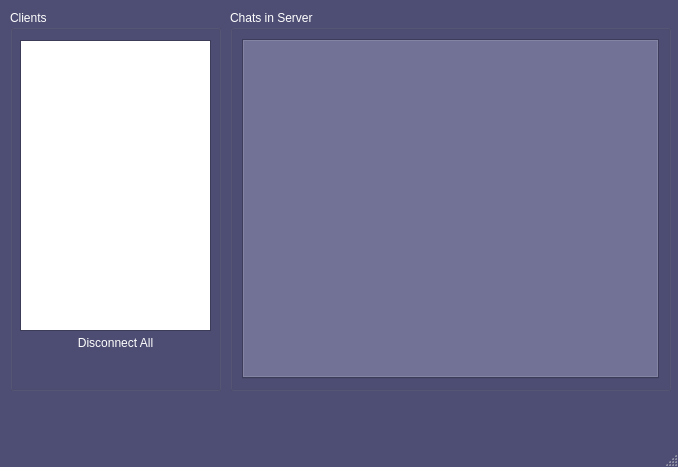
<?xml version="1.0" encoding="UTF-8"?>
<ui version="4.0">
 <class>cframe</class>
 <widget class="QMainWindow" name="cframe">
  <property name="geometry">
   <rect>
    <x>0</x>
    <y>0</y>
    <width>678</width>
    <height>467</height>
   </rect>
  </property>
  <property name="palette">
   <palette>
    <active>
     <colorrole role="WindowText">
      <brush brushstyle="SolidPattern">
       <color alpha="255">
        <red>255</red>
        <green>255</green>
        <blue>255</blue>
       </color>
      </brush>
     </colorrole>
     <colorrole role="Button">
      <brush brushstyle="SolidPattern">
       <color alpha="255">
        <red>78</red>
        <green>78</green>
        <blue>116</blue>
       </color>
      </brush>
     </colorrole>
     <colorrole role="Light">
      <brush brushstyle="SolidPattern">
       <color alpha="255">
        <red>117</red>
        <green>117</green>
        <blue>174</blue>
       </color>
      </brush>
     </colorrole>
     <colorrole role="Midlight">
      <brush brushstyle="SolidPattern">
       <color alpha="255">
        <red>97</red>
        <green>97</green>
        <blue>145</blue>
       </color>
      </brush>
     </colorrole>
     <colorrole role="Dark">
      <brush brushstyle="SolidPattern">
       <color alpha="255">
        <red>39</red>
        <green>39</green>
        <blue>58</blue>
       </color>
      </brush>
     </colorrole>
     <colorrole role="Mid">
      <brush brushstyle="SolidPattern">
       <color alpha="255">
        <red>52</red>
        <green>52</green>
        <blue>77</blue>
       </color>
      </brush>
     </colorrole>
     <colorrole role="Text">
      <brush brushstyle="SolidPattern">
       <color alpha="255">
        <red>0</red>
        <green>0</green>
        <blue>0</blue>
       </color>
      </brush>
     </colorrole>
     <colorrole role="BrightText">
      <brush brushstyle="SolidPattern">
       <color alpha="255">
        <red>255</red>
        <green>255</green>
        <blue>255</blue>
       </color>
      </brush>
     </colorrole>
     <colorrole role="ButtonText">
      <brush brushstyle="SolidPattern">
       <color alpha="255">
        <red>255</red>
        <green>255</green>
        <blue>255</blue>
       </color>
      </brush>
     </colorrole>
     <colorrole role="Base">
      <brush brushstyle="SolidPattern">
       <color alpha="255">
        <red>0</red>
        <green>0</green>
        <blue>0</blue>
       </color>
      </brush>
     </colorrole>
     <colorrole role="Window">
      <brush brushstyle="SolidPattern">
       <color alpha="255">
        <red>78</red>
        <green>78</green>
        <blue>116</blue>
       </color>
      </brush>
     </colorrole>
     <colorrole role="Shadow">
      <brush brushstyle="SolidPattern">
       <color alpha="255">
        <red>0</red>
        <green>0</green>
        <blue>0</blue>
       </color>
      </brush>
     </colorrole>
     <colorrole role="AlternateBase">
      <brush brushstyle="SolidPattern">
       <color alpha="255">
        <red>39</red>
        <green>39</green>
        <blue>58</blue>
       </color>
      </brush>
     </colorrole>
     <colorrole role="ToolTipBase">
      <brush brushstyle="SolidPattern">
       <color alpha="255">
        <red>255</red>
        <green>255</green>
        <blue>220</blue>
       </color>
      </brush>
     </colorrole>
     <colorrole role="ToolTipText">
      <brush brushstyle="SolidPattern">
       <color alpha="255">
        <red>0</red>
        <green>0</green>
        <blue>0</blue>
       </color>
      </brush>
     </colorrole>
     <colorrole role="PlaceholderText">
      <brush brushstyle="SolidPattern">
       <color alpha="128">
        <red>255</red>
        <green>255</green>
        <blue>255</blue>
       </color>
      </brush>
     </colorrole>
    </active>
    <inactive>
     <colorrole role="WindowText">
      <brush brushstyle="SolidPattern">
       <color alpha="255">
        <red>255</red>
        <green>255</green>
        <blue>255</blue>
       </color>
      </brush>
     </colorrole>
     <colorrole role="Button">
      <brush brushstyle="SolidPattern">
       <color alpha="255">
        <red>78</red>
        <green>78</green>
        <blue>116</blue>
       </color>
      </brush>
     </colorrole>
     <colorrole role="Light">
      <brush brushstyle="SolidPattern">
       <color alpha="255">
        <red>117</red>
        <green>117</green>
        <blue>174</blue>
       </color>
      </brush>
     </colorrole>
     <colorrole role="Midlight">
      <brush brushstyle="SolidPattern">
       <color alpha="255">
        <red>97</red>
        <green>97</green>
        <blue>145</blue>
       </color>
      </brush>
     </colorrole>
     <colorrole role="Dark">
      <brush brushstyle="SolidPattern">
       <color alpha="255">
        <red>39</red>
        <green>39</green>
        <blue>58</blue>
       </color>
      </brush>
     </colorrole>
     <colorrole role="Mid">
      <brush brushstyle="SolidPattern">
       <color alpha="255">
        <red>52</red>
        <green>52</green>
        <blue>77</blue>
       </color>
      </brush>
     </colorrole>
     <colorrole role="Text">
      <brush brushstyle="SolidPattern">
       <color alpha="255">
        <red>0</red>
        <green>0</green>
        <blue>0</blue>
       </color>
      </brush>
     </colorrole>
     <colorrole role="BrightText">
      <brush brushstyle="SolidPattern">
       <color alpha="255">
        <red>255</red>
        <green>255</green>
        <blue>255</blue>
       </color>
      </brush>
     </colorrole>
     <colorrole role="ButtonText">
      <brush brushstyle="SolidPattern">
       <color alpha="255">
        <red>255</red>
        <green>255</green>
        <blue>255</blue>
       </color>
      </brush>
     </colorrole>
     <colorrole role="Base">
      <brush brushstyle="SolidPattern">
       <color alpha="255">
        <red>0</red>
        <green>0</green>
        <blue>0</blue>
       </color>
      </brush>
     </colorrole>
     <colorrole role="Window">
      <brush brushstyle="SolidPattern">
       <color alpha="255">
        <red>78</red>
        <green>78</green>
        <blue>116</blue>
       </color>
      </brush>
     </colorrole>
     <colorrole role="Shadow">
      <brush brushstyle="SolidPattern">
       <color alpha="255">
        <red>0</red>
        <green>0</green>
        <blue>0</blue>
       </color>
      </brush>
     </colorrole>
     <colorrole role="AlternateBase">
      <brush brushstyle="SolidPattern">
       <color alpha="255">
        <red>39</red>
        <green>39</green>
        <blue>58</blue>
       </color>
      </brush>
     </colorrole>
     <colorrole role="ToolTipBase">
      <brush brushstyle="SolidPattern">
       <color alpha="255">
        <red>255</red>
        <green>255</green>
        <blue>220</blue>
       </color>
      </brush>
     </colorrole>
     <colorrole role="ToolTipText">
      <brush brushstyle="SolidPattern">
       <color alpha="255">
        <red>0</red>
        <green>0</green>
        <blue>0</blue>
       </color>
      </brush>
     </colorrole>
     <colorrole role="PlaceholderText">
      <brush brushstyle="SolidPattern">
       <color alpha="128">
        <red>255</red>
        <green>255</green>
        <blue>255</blue>
       </color>
      </brush>
     </colorrole>
    </inactive>
    <disabled>
     <colorrole role="WindowText">
      <brush brushstyle="SolidPattern">
       <color alpha="255">
        <red>39</red>
        <green>39</green>
        <blue>58</blue>
       </color>
      </brush>
     </colorrole>
     <colorrole role="Button">
      <brush brushstyle="SolidPattern">
       <color alpha="255">
        <red>78</red>
        <green>78</green>
        <blue>116</blue>
       </color>
      </brush>
     </colorrole>
     <colorrole role="Light">
      <brush brushstyle="SolidPattern">
       <color alpha="255">
        <red>117</red>
        <green>117</green>
        <blue>174</blue>
       </color>
      </brush>
     </colorrole>
     <colorrole role="Midlight">
      <brush brushstyle="SolidPattern">
       <color alpha="255">
        <red>97</red>
        <green>97</green>
        <blue>145</blue>
       </color>
      </brush>
     </colorrole>
     <colorrole role="Dark">
      <brush brushstyle="SolidPattern">
       <color alpha="255">
        <red>39</red>
        <green>39</green>
        <blue>58</blue>
       </color>
      </brush>
     </colorrole>
     <colorrole role="Mid">
      <brush brushstyle="SolidPattern">
       <color alpha="255">
        <red>52</red>
        <green>52</green>
        <blue>77</blue>
       </color>
      </brush>
     </colorrole>
     <colorrole role="Text">
      <brush brushstyle="SolidPattern">
       <color alpha="255">
        <red>39</red>
        <green>39</green>
        <blue>58</blue>
       </color>
      </brush>
     </colorrole>
     <colorrole role="BrightText">
      <brush brushstyle="SolidPattern">
       <color alpha="255">
        <red>255</red>
        <green>255</green>
        <blue>255</blue>
       </color>
      </brush>
     </colorrole>
     <colorrole role="ButtonText">
      <brush brushstyle="SolidPattern">
       <color alpha="255">
        <red>39</red>
        <green>39</green>
        <blue>58</blue>
       </color>
      </brush>
     </colorrole>
     <colorrole role="Base">
      <brush brushstyle="SolidPattern">
       <color alpha="255">
        <red>78</red>
        <green>78</green>
        <blue>116</blue>
       </color>
      </brush>
     </colorrole>
     <colorrole role="Window">
      <brush brushstyle="SolidPattern">
       <color alpha="255">
        <red>78</red>
        <green>78</green>
        <blue>116</blue>
       </color>
      </brush>
     </colorrole>
     <colorrole role="Shadow">
      <brush brushstyle="SolidPattern">
       <color alpha="255">
        <red>0</red>
        <green>0</green>
        <blue>0</blue>
       </color>
      </brush>
     </colorrole>
     <colorrole role="AlternateBase">
      <brush brushstyle="SolidPattern">
       <color alpha="255">
        <red>78</red>
        <green>78</green>
        <blue>116</blue>
       </color>
      </brush>
     </colorrole>
     <colorrole role="ToolTipBase">
      <brush brushstyle="SolidPattern">
       <color alpha="255">
        <red>255</red>
        <green>255</green>
        <blue>220</blue>
       </color>
      </brush>
     </colorrole>
     <colorrole role="ToolTipText">
      <brush brushstyle="SolidPattern">
       <color alpha="255">
        <red>0</red>
        <green>0</green>
        <blue>0</blue>
       </color>
      </brush>
     </colorrole>
     <colorrole role="PlaceholderText">
      <brush brushstyle="SolidPattern">
       <color alpha="128">
        <red>255</red>
        <green>255</green>
        <blue>255</blue>
       </color>
      </brush>
     </colorrole>
    </disabled>
   </palette>
  </property>
  <property name="windowTitle">
   <string>cframe</string>
  </property>
  <widget class="QWidget" name="centralwidget">
   <widget class="QGroupBox" name="grpClients">
    <property name="geometry">
     <rect>
      <x>10</x>
      <y>10</y>
      <width>211</width>
      <height>381</height>
     </rect>
    </property>
    <property name="title">
     <string>Clients</string>
    </property>
    <widget class="QListWidget" name="lstClients">
     <property name="geometry">
      <rect>
       <x>10</x>
       <y>30</y>
       <width>191</width>
       <height>291</height>
      </rect>
     </property>
     <property name="palette">
      <palette>
       <active>
        <colorrole role="Base">
         <brush brushstyle="SolidPattern">
          <color alpha="255">
           <red>255</red>
           <green>255</green>
           <blue>255</blue>
          </color>
         </brush>
        </colorrole>
       </active>
       <inactive>
        <colorrole role="Base">
         <brush brushstyle="SolidPattern">
          <color alpha="255">
           <red>255</red>
           <green>255</green>
           <blue>255</blue>
          </color>
         </brush>
        </colorrole>
       </inactive>
       <disabled>
        <colorrole role="Base">
         <brush brushstyle="SolidPattern">
          <color alpha="255">
           <red>78</red>
           <green>78</green>
           <blue>116</blue>
          </color>
         </brush>
        </colorrole>
       </disabled>
      </palette>
     </property>
    </widget>
    <widget class="QPushButton" name="btnDisconnectAll">
     <property name="geometry">
      <rect>
       <x>10</x>
       <y>320</y>
       <width>191</width>
       <height>25</height>
      </rect>
     </property>
     <property name="palette">
      <palette>
       <active>
        <colorrole role="Text">
         <brush brushstyle="SolidPattern">
          <color alpha="255">
           <red>0</red>
           <green>0</green>
           <blue>0</blue>
          </color>
         </brush>
        </colorrole>
        <colorrole role="PlaceholderText">
         <brush brushstyle="NoBrush">
          <color alpha="128">
           <red>0</red>
           <green>0</green>
           <blue>0</blue>
          </color>
         </brush>
        </colorrole>
       </active>
       <inactive>
        <colorrole role="Text">
         <brush brushstyle="SolidPattern">
          <color alpha="255">
           <red>0</red>
           <green>0</green>
           <blue>0</blue>
          </color>
         </brush>
        </colorrole>
        <colorrole role="PlaceholderText">
         <brush brushstyle="NoBrush">
          <color alpha="128">
           <red>0</red>
           <green>0</green>
           <blue>0</blue>
          </color>
         </brush>
        </colorrole>
       </inactive>
       <disabled>
        <colorrole role="Text">
         <brush brushstyle="SolidPattern">
          <color alpha="255">
           <red>39</red>
           <green>39</green>
           <blue>58</blue>
          </color>
         </brush>
        </colorrole>
        <colorrole role="PlaceholderText">
         <brush brushstyle="NoBrush">
          <color alpha="128">
           <red>0</red>
           <green>0</green>
           <blue>0</blue>
          </color>
         </brush>
        </colorrole>
       </disabled>
      </palette>
     </property>
     <property name="text">
      <string>Disconnect All</string>
     </property>
     <property name="flat">
      <bool>true</bool>
     </property>
    </widget>
   </widget>
   <widget class="QGroupBox" name="grpChats">
    <property name="geometry">
     <rect>
      <x>230</x>
      <y>10</y>
      <width>441</width>
      <height>381</height>
     </rect>
    </property>
    <property name="palette">
     <palette>
      <active>
       <colorrole role="Base">
        <brush brushstyle="SolidPattern">
         <color alpha="255">
          <red>209</red>
          <green>209</green>
          <blue>209</blue>
         </color>
        </brush>
       </colorrole>
      </active>
      <inactive>
       <colorrole role="Base">
        <brush brushstyle="SolidPattern">
         <color alpha="255">
          <red>209</red>
          <green>209</green>
          <blue>209</blue>
         </color>
        </brush>
       </colorrole>
      </inactive>
      <disabled>
       <colorrole role="Base">
        <brush brushstyle="SolidPattern">
         <color alpha="255">
          <red>78</red>
          <green>78</green>
          <blue>116</blue>
         </color>
        </brush>
       </colorrole>
      </disabled>
     </palette>
    </property>
    <property name="title">
     <string>Chats in Server</string>
    </property>
    <layout class="QVBoxLayout" name="verticalLayout">
     <item>
      <widget class="QTabWidget" name="tbChats">
       <property name="palette">
        <palette>
         <active>
          <colorrole role="WindowText">
           <brush brushstyle="SolidPattern">
            <color alpha="255">
             <red>0</red>
             <green>0</green>
             <blue>0</blue>
            </color>
           </brush>
          </colorrole>
          <colorrole role="Button">
           <brush brushstyle="SolidPattern">
            <color alpha="255">
             <red>85</red>
             <green>85</green>
             <blue>127</blue>
            </color>
           </brush>
          </colorrole>
          <colorrole role="Light">
           <brush brushstyle="SolidPattern">
            <color alpha="255">
             <red>127</red>
             <green>127</green>
             <blue>190</blue>
            </color>
           </brush>
          </colorrole>
          <colorrole role="Midlight">
           <brush brushstyle="SolidPattern">
            <color alpha="255">
             <red>106</red>
             <green>106</green>
             <blue>158</blue>
            </color>
           </brush>
          </colorrole>
          <colorrole role="Dark">
           <brush brushstyle="SolidPattern">
            <color alpha="255">
             <red>42</red>
             <green>42</green>
             <blue>63</blue>
            </color>
           </brush>
          </colorrole>
          <colorrole role="Mid">
           <brush brushstyle="SolidPattern">
            <color alpha="255">
             <red>57</red>
             <green>57</green>
             <blue>85</blue>
            </color>
           </brush>
          </colorrole>
          <colorrole role="Text">
           <brush brushstyle="SolidPattern">
            <color alpha="255">
             <red>0</red>
             <green>0</green>
             <blue>0</blue>
            </color>
           </brush>
          </colorrole>
          <colorrole role="BrightText">
           <brush brushstyle="SolidPattern">
            <color alpha="255">
             <red>0</red>
             <green>0</green>
             <blue>0</blue>
            </color>
           </brush>
          </colorrole>
          <colorrole role="ButtonText">
           <brush brushstyle="SolidPattern">
            <color alpha="255">
             <red>0</red>
             <green>0</green>
             <blue>0</blue>
            </color>
           </brush>
          </colorrole>
          <colorrole role="Base">
           <brush brushstyle="SolidPattern">
            <color alpha="255">
             <red>193</red>
             <green>193</green>
             <blue>193</blue>
            </color>
           </brush>
          </colorrole>
          <colorrole role="Window">
           <brush brushstyle="SolidPattern">
            <color alpha="255">
             <red>85</red>
             <green>85</green>
             <blue>127</blue>
            </color>
           </brush>
          </colorrole>
          <colorrole role="Shadow">
           <brush brushstyle="SolidPattern">
            <color alpha="255">
             <red>0</red>
             <green>0</green>
             <blue>0</blue>
            </color>
           </brush>
          </colorrole>
          <colorrole role="AlternateBase">
           <brush brushstyle="SolidPattern">
            <color alpha="255">
             <red>42</red>
             <green>42</green>
             <blue>63</blue>
            </color>
           </brush>
          </colorrole>
          <colorrole role="ToolTipBase">
           <brush brushstyle="SolidPattern">
            <color alpha="255">
             <red>255</red>
             <green>255</green>
             <blue>220</blue>
            </color>
           </brush>
          </colorrole>
          <colorrole role="ToolTipText">
           <brush brushstyle="SolidPattern">
            <color alpha="255">
             <red>0</red>
             <green>0</green>
             <blue>0</blue>
            </color>
           </brush>
          </colorrole>
          <colorrole role="PlaceholderText">
           <brush brushstyle="SolidPattern">
            <color alpha="128">
             <red>255</red>
             <green>255</green>
             <blue>255</blue>
            </color>
           </brush>
          </colorrole>
         </active>
         <inactive>
          <colorrole role="WindowText">
           <brush brushstyle="SolidPattern">
            <color alpha="255">
             <red>0</red>
             <green>0</green>
             <blue>0</blue>
            </color>
           </brush>
          </colorrole>
          <colorrole role="Button">
           <brush brushstyle="SolidPattern">
            <color alpha="255">
             <red>85</red>
             <green>85</green>
             <blue>127</blue>
            </color>
           </brush>
          </colorrole>
          <colorrole role="Light">
           <brush brushstyle="SolidPattern">
            <color alpha="255">
             <red>127</red>
             <green>127</green>
             <blue>190</blue>
            </color>
           </brush>
          </colorrole>
          <colorrole role="Midlight">
           <brush brushstyle="SolidPattern">
            <color alpha="255">
             <red>106</red>
             <green>106</green>
             <blue>158</blue>
            </color>
           </brush>
          </colorrole>
          <colorrole role="Dark">
           <brush brushstyle="SolidPattern">
            <color alpha="255">
             <red>42</red>
             <green>42</green>
             <blue>63</blue>
            </color>
           </brush>
          </colorrole>
          <colorrole role="Mid">
           <brush brushstyle="SolidPattern">
            <color alpha="255">
             <red>57</red>
             <green>57</green>
             <blue>85</blue>
            </color>
           </brush>
          </colorrole>
          <colorrole role="Text">
           <brush brushstyle="SolidPattern">
            <color alpha="255">
             <red>0</red>
             <green>0</green>
             <blue>0</blue>
            </color>
           </brush>
          </colorrole>
          <colorrole role="BrightText">
           <brush brushstyle="SolidPattern">
            <color alpha="255">
             <red>0</red>
             <green>0</green>
             <blue>0</blue>
            </color>
           </brush>
          </colorrole>
          <colorrole role="ButtonText">
           <brush brushstyle="SolidPattern">
            <color alpha="255">
             <red>0</red>
             <green>0</green>
             <blue>0</blue>
            </color>
           </brush>
          </colorrole>
          <colorrole role="Base">
           <brush brushstyle="SolidPattern">
            <color alpha="255">
             <red>193</red>
             <green>193</green>
             <blue>193</blue>
            </color>
           </brush>
          </colorrole>
          <colorrole role="Window">
           <brush brushstyle="SolidPattern">
            <color alpha="255">
             <red>85</red>
             <green>85</green>
             <blue>127</blue>
            </color>
           </brush>
          </colorrole>
          <colorrole role="Shadow">
           <brush brushstyle="SolidPattern">
            <color alpha="255">
             <red>0</red>
             <green>0</green>
             <blue>0</blue>
            </color>
           </brush>
          </colorrole>
          <colorrole role="AlternateBase">
           <brush brushstyle="SolidPattern">
            <color alpha="255">
             <red>42</red>
             <green>42</green>
             <blue>63</blue>
            </color>
           </brush>
          </colorrole>
          <colorrole role="ToolTipBase">
           <brush brushstyle="SolidPattern">
            <color alpha="255">
             <red>255</red>
             <green>255</green>
             <blue>220</blue>
            </color>
           </brush>
          </colorrole>
          <colorrole role="ToolTipText">
           <brush brushstyle="SolidPattern">
            <color alpha="255">
             <red>0</red>
             <green>0</green>
             <blue>0</blue>
            </color>
           </brush>
          </colorrole>
          <colorrole role="PlaceholderText">
           <brush brushstyle="SolidPattern">
            <color alpha="128">
             <red>255</red>
             <green>255</green>
             <blue>255</blue>
            </color>
           </brush>
          </colorrole>
         </inactive>
         <disabled>
          <colorrole role="WindowText">
           <brush brushstyle="SolidPattern">
            <color alpha="255">
             <red>42</red>
             <green>42</green>
             <blue>63</blue>
            </color>
           </brush>
          </colorrole>
          <colorrole role="Button">
           <brush brushstyle="SolidPattern">
            <color alpha="255">
             <red>85</red>
             <green>85</green>
             <blue>127</blue>
            </color>
           </brush>
          </colorrole>
          <colorrole role="Light">
           <brush brushstyle="SolidPattern">
            <color alpha="255">
             <red>127</red>
             <green>127</green>
             <blue>190</blue>
            </color>
           </brush>
          </colorrole>
          <colorrole role="Midlight">
           <brush brushstyle="SolidPattern">
            <color alpha="255">
             <red>106</red>
             <green>106</green>
             <blue>158</blue>
            </color>
           </brush>
          </colorrole>
          <colorrole role="Dark">
           <brush brushstyle="SolidPattern">
            <color alpha="255">
             <red>42</red>
             <green>42</green>
             <blue>63</blue>
            </color>
           </brush>
          </colorrole>
          <colorrole role="Mid">
           <brush brushstyle="SolidPattern">
            <color alpha="255">
             <red>57</red>
             <green>57</green>
             <blue>85</blue>
            </color>
           </brush>
          </colorrole>
          <colorrole role="Text">
           <brush brushstyle="SolidPattern">
            <color alpha="255">
             <red>42</red>
             <green>42</green>
             <blue>63</blue>
            </color>
           </brush>
          </colorrole>
          <colorrole role="BrightText">
           <brush brushstyle="SolidPattern">
            <color alpha="255">
             <red>0</red>
             <green>0</green>
             <blue>0</blue>
            </color>
           </brush>
          </colorrole>
          <colorrole role="ButtonText">
           <brush brushstyle="SolidPattern">
            <color alpha="255">
             <red>42</red>
             <green>42</green>
             <blue>63</blue>
            </color>
           </brush>
          </colorrole>
          <colorrole role="Base">
           <brush brushstyle="SolidPattern">
            <color alpha="255">
             <red>85</red>
             <green>85</green>
             <blue>127</blue>
            </color>
           </brush>
          </colorrole>
          <colorrole role="Window">
           <brush brushstyle="SolidPattern">
            <color alpha="255">
             <red>85</red>
             <green>85</green>
             <blue>127</blue>
            </color>
           </brush>
          </colorrole>
          <colorrole role="Shadow">
           <brush brushstyle="SolidPattern">
            <color alpha="255">
             <red>0</red>
             <green>0</green>
             <blue>0</blue>
            </color>
           </brush>
          </colorrole>
          <colorrole role="AlternateBase">
           <brush brushstyle="SolidPattern">
            <color alpha="255">
             <red>85</red>
             <green>85</green>
             <blue>127</blue>
            </color>
           </brush>
          </colorrole>
          <colorrole role="ToolTipBase">
           <brush brushstyle="SolidPattern">
            <color alpha="255">
             <red>255</red>
             <green>255</green>
             <blue>220</blue>
            </color>
           </brush>
          </colorrole>
          <colorrole role="ToolTipText">
           <brush brushstyle="SolidPattern">
            <color alpha="255">
             <red>0</red>
             <green>0</green>
             <blue>0</blue>
            </color>
           </brush>
          </colorrole>
          <colorrole role="PlaceholderText">
           <brush brushstyle="SolidPattern">
            <color alpha="128">
             <red>255</red>
             <green>255</green>
             <blue>255</blue>
            </color>
           </brush>
          </colorrole>
         </disabled>
        </palette>
       </property>
      </widget>
     </item>
    </layout>
   </widget>
  </widget>
  <widget class="QMenuBar" name="menubar">
   <property name="geometry">
    <rect>
     <x>0</x>
     <y>0</y>
     <width>678</width>
     <height>25</height>
    </rect>
   </property>
  </widget>
  <widget class="QStatusBar" name="statusbar"/>
 </widget>
 <resources/>
 <connections/>
</ui>
